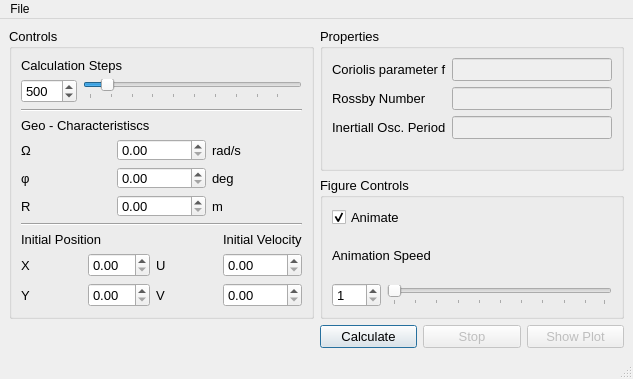
<?xml version="1.0" encoding="UTF-8"?>
<ui version="4.0">
 <class>MainWindow</class>
 <widget class="QMainWindow" name="MainWindow">
  <property name="geometry">
   <rect>
    <x>0</x>
    <y>0</y>
    <width>633</width>
    <height>379</height>
   </rect>
  </property>
  <property name="minimumSize">
   <size>
    <width>633</width>
    <height>379</height>
   </size>
  </property>
  <property name="windowTitle">
   <string>Coriolis Trajectory</string>
  </property>
  <widget class="QWidget" name="centralwidget">
   <property name="font">
    <font>
     <pointsize>10</pointsize>
    </font>
   </property>
   <property name="locale">
    <locale language="English" country="UnitedStates"/>
   </property>
   <layout class="QGridLayout" name="gridLayout_4">
    <item row="0" column="0" rowspan="2">
     <widget class="QGroupBox" name="controls">
      <property name="title">
       <string>Controls</string>
      </property>
      <layout class="QVBoxLayout" name="verticalLayout">
       <item>
        <layout class="QFormLayout" name="formLayout_3">
         <item row="0" column="0" colspan="2">
          <widget class="QLabel" name="label">
           <property name="statusTip">
            <string>Select the number of calculation steps.</string>
           </property>
           <property name="text">
            <string>Calculation Steps</string>
           </property>
          </widget>
         </item>
         <item row="1" column="0">
          <widget class="QSpinBox" name="stepSpin">
           <property name="statusTip">
            <string>Select the number of calculation steps.</string>
           </property>
           <property name="minimum">
            <number>100</number>
           </property>
           <property name="maximum">
            <number>5000</number>
           </property>
           <property name="value">
            <number>500</number>
           </property>
          </widget>
         </item>
         <item row="1" column="1">
          <widget class="QSlider" name="stepSlide">
           <property name="statusTip">
            <string>Select the number of calculation steps.</string>
           </property>
           <property name="minimum">
            <number>100</number>
           </property>
           <property name="maximum">
            <number>5000</number>
           </property>
           <property name="singleStep">
            <number>10</number>
           </property>
           <property name="pageStep">
            <number>100</number>
           </property>
           <property name="value">
            <number>500</number>
           </property>
           <property name="orientation">
            <enum>Qt::Horizontal</enum>
           </property>
           <property name="tickPosition">
            <enum>QSlider::TicksBelow</enum>
           </property>
           <property name="tickInterval">
            <number>500</number>
           </property>
          </widget>
         </item>
        </layout>
       </item>
       <item>
        <widget class="Line" name="line">
         <property name="orientation">
          <enum>Qt::Horizontal</enum>
         </property>
        </widget>
       </item>
       <item>
        <layout class="QGridLayout" name="gridLayout">
         <item row="2" column="2">
          <widget class="QLabel" name="label_5">
           <property name="text">
            <string>deg</string>
           </property>
          </widget>
         </item>
         <item row="1" column="2">
          <widget class="QLabel" name="label_4">
           <property name="text">
            <string>rad/s</string>
           </property>
          </widget>
         </item>
         <item row="2" column="0">
          <widget class="QLabel" name="label_6">
           <property name="text">
            <string>φ</string>
           </property>
          </widget>
         </item>
         <item row="3" column="0">
          <widget class="QLabel" name="label_8">
           <property name="text">
            <string>R</string>
           </property>
          </widget>
         </item>
         <item row="1" column="0">
          <widget class="QLabel" name="label_3">
           <property name="text">
            <string>Ω</string>
           </property>
          </widget>
         </item>
         <item row="3" column="1">
          <widget class="QDoubleSpinBox" name="radiusSpin"/>
         </item>
         <item row="0" column="0" colspan="2">
          <widget class="QLabel" name="label_2">
           <property name="text">
            <string>Geo - Characteristiscs</string>
           </property>
          </widget>
         </item>
         <item row="3" column="2">
          <widget class="QLabel" name="label_7">
           <property name="text">
            <string>m</string>
           </property>
          </widget>
         </item>
         <item row="1" column="1">
          <widget class="QDoubleSpinBox" name="omegaSpin">
           <property name="singleStep">
            <double>1.000000000000000</double>
           </property>
          </widget>
         </item>
         <item row="2" column="1">
          <widget class="QDoubleSpinBox" name="phiSpin"/>
         </item>
        </layout>
       </item>
       <item>
        <widget class="Line" name="line_2">
         <property name="orientation">
          <enum>Qt::Horizontal</enum>
         </property>
        </widget>
       </item>
       <item>
        <layout class="QGridLayout" name="gridLayout_2">
         <item row="0" column="0" colspan="2">
          <widget class="QLabel" name="label_9">
           <property name="text">
            <string>Initial Position</string>
           </property>
          </widget>
         </item>
         <item row="0" column="3">
          <widget class="QLabel" name="label_13">
           <property name="text">
            <string>Initial Velocity</string>
           </property>
          </widget>
         </item>
         <item row="1" column="0">
          <widget class="QLabel" name="label_10">
           <property name="text">
            <string>X</string>
           </property>
          </widget>
         </item>
         <item row="1" column="1">
          <widget class="QDoubleSpinBox" name="xSpin"/>
         </item>
         <item row="1" column="2">
          <widget class="QLabel" name="label_14">
           <property name="text">
            <string>U</string>
           </property>
          </widget>
         </item>
         <item row="1" column="3">
          <widget class="QDoubleSpinBox" name="uSpin"/>
         </item>
         <item row="2" column="0">
          <widget class="QLabel" name="label_11">
           <property name="text">
            <string>Y</string>
           </property>
          </widget>
         </item>
         <item row="2" column="1">
          <widget class="QDoubleSpinBox" name="ySpin"/>
         </item>
         <item row="2" column="2">
          <widget class="QLabel" name="label_12">
           <property name="text">
            <string>V</string>
           </property>
          </widget>
         </item>
         <item row="2" column="3">
          <widget class="QDoubleSpinBox" name="vSpin"/>
         </item>
        </layout>
       </item>
      </layout>
     </widget>
    </item>
    <item row="0" column="1">
     <widget class="QGroupBox" name="properties">
      <property name="title">
       <string>Properties</string>
      </property>
      <layout class="QFormLayout" name="formLayout">
       <item row="0" column="0">
        <widget class="QLabel" name="label_15">
         <property name="text">
          <string>Coriolis parameter f</string>
         </property>
        </widget>
       </item>
       <item row="0" column="1">
        <widget class="QLineEdit" name="fEdit">
         <property name="enabled">
          <bool>false</bool>
         </property>
         <property name="cursor">
          <cursorShape>ArrowCursor</cursorShape>
         </property>
         <property name="readOnly">
          <bool>true</bool>
         </property>
        </widget>
       </item>
       <item row="1" column="0">
        <widget class="QLabel" name="label_18">
         <property name="text">
          <string>Rossby Number</string>
         </property>
        </widget>
       </item>
       <item row="1" column="1">
        <widget class="QLineEdit" name="rossbyEdit">
         <property name="enabled">
          <bool>false</bool>
         </property>
        </widget>
       </item>
       <item row="2" column="0">
        <widget class="QLabel" name="label_19">
         <property name="text">
          <string>Inertiall Osc. Period</string>
         </property>
        </widget>
       </item>
       <item row="2" column="1">
        <widget class="QLineEdit" name="tEdit">
         <property name="enabled">
          <bool>false</bool>
         </property>
        </widget>
       </item>
      </layout>
     </widget>
    </item>
    <item row="1" column="1">
     <widget class="QGroupBox" name="figure">
      <property name="title">
       <string>Figure Controls</string>
      </property>
      <layout class="QGridLayout" name="gridLayout_3">
       <item row="1" column="0" colspan="2">
        <widget class="QLabel" name="label_20">
         <property name="text">
          <string>Animation Speed</string>
         </property>
        </widget>
       </item>
       <item row="3" column="0">
        <widget class="QSpinBox" name="speedSpin">
         <property name="statusTip">
          <string>Lower value for faster animation.</string>
         </property>
         <property name="minimum">
          <number>1</number>
         </property>
         <property name="maximum">
          <number>100</number>
         </property>
        </widget>
       </item>
       <item row="0" column="0" colspan="2">
        <widget class="QCheckBox" name="animateChk">
         <property name="text">
          <string>Animate</string>
         </property>
         <property name="checked">
          <bool>true</bool>
         </property>
        </widget>
       </item>
       <item row="3" column="1">
        <widget class="QSlider" name="speedSlide">
         <property name="statusTip">
          <string>Lower value for faster animation.</string>
         </property>
         <property name="minimum">
          <number>1</number>
         </property>
         <property name="maximum">
          <number>100</number>
         </property>
         <property name="orientation">
          <enum>Qt::Horizontal</enum>
         </property>
         <property name="tickPosition">
          <enum>QSlider::TicksBelow</enum>
         </property>
         <property name="tickInterval">
          <number>10</number>
         </property>
        </widget>
       </item>
      </layout>
     </widget>
    </item>
    <item row="2" column="1">
     <layout class="QHBoxLayout" name="buttons">
      <item>
       <widget class="QPushButton" name="calculateBtn">
        <property name="statusTip">
         <string>Calculate the coriolis trajectory.</string>
        </property>
        <property name="text">
         <string>Calculate</string>
        </property>
        <property name="autoDefault">
         <bool>true</bool>
        </property>
        <property name="default">
         <bool>true</bool>
        </property>
       </widget>
      </item>
      <item>
       <widget class="QPushButton" name="stopBtn">
        <property name="enabled">
         <bool>false</bool>
        </property>
        <property name="statusTip">
         <string>Stop calculations.</string>
        </property>
        <property name="text">
         <string>Stop</string>
        </property>
       </widget>
      </item>
      <item>
       <widget class="QPushButton" name="showBtn">
        <property name="enabled">
         <bool>false</bool>
        </property>
        <property name="statusTip">
         <string>Show the last calculated trajectory.</string>
        </property>
        <property name="text">
         <string>Show Plot</string>
        </property>
        <property name="flat">
         <bool>false</bool>
        </property>
       </widget>
      </item>
     </layout>
    </item>
   </layout>
  </widget>
  <widget class="QMenuBar" name="menubar">
   <property name="geometry">
    <rect>
     <x>0</x>
     <y>0</y>
     <width>633</width>
     <height>21</height>
    </rect>
   </property>
   <widget class="QMenu" name="menuFile">
    <property name="title">
     <string>File</string>
    </property>
    <addaction name="actionAbout"/>
    <addaction name="separator"/>
    <addaction name="action_Exit"/>
   </widget>
   <addaction name="menuFile"/>
  </widget>
  <widget class="QStatusBar" name="statusBar"/>
  <action name="actionAbout">
   <property name="text">
    <string>About</string>
   </property>
  </action>
  <action name="action_Exit">
   <property name="text">
    <string>Exit</string>
   </property>
  </action>
 </widget>
 <resources/>
 <connections>
  <connection>
   <sender>stepSpin</sender>
   <signal>valueChanged(int)</signal>
   <receiver>stepSlide</receiver>
   <slot>setValue(int)</slot>
   <hints>
    <hint type="sourcelabel">
     <x>39</x>
     <y>89</y>
    </hint>
    <hint type="destinationlabel">
     <x>184</x>
     <y>89</y>
    </hint>
   </hints>
  </connection>
  <connection>
   <sender>stepSlide</sender>
   <signal>valueChanged(int)</signal>
   <receiver>stepSpin</receiver>
   <slot>setValue(int)</slot>
   <hints>
    <hint type="sourcelabel">
     <x>184</x>
     <y>89</y>
    </hint>
    <hint type="destinationlabel">
     <x>39</x>
     <y>89</y>
    </hint>
   </hints>
  </connection>
  <connection>
   <sender>speedSpin</sender>
   <signal>valueChanged(int)</signal>
   <receiver>speedSlide</receiver>
   <slot>setValue(int)</slot>
   <hints>
    <hint type="sourcelabel">
     <x>349</x>
     <y>296</y>
    </hint>
    <hint type="destinationlabel">
     <x>494</x>
     <y>296</y>
    </hint>
   </hints>
  </connection>
  <connection>
   <sender>speedSlide</sender>
   <signal>valueChanged(int)</signal>
   <receiver>speedSpin</receiver>
   <slot>setValue(int)</slot>
   <hints>
    <hint type="sourcelabel">
     <x>494</x>
     <y>296</y>
    </hint>
    <hint type="destinationlabel">
     <x>349</x>
     <y>296</y>
    </hint>
   </hints>
  </connection>
 </connections>
 <designerdata>
  <property name="gridDeltaX">
   <number>10</number>
  </property>
  <property name="gridDeltaY">
   <number>10</number>
  </property>
  <property name="gridSnapX">
   <bool>true</bool>
  </property>
  <property name="gridSnapY">
   <bool>true</bool>
  </property>
  <property name="gridVisible">
   <bool>true</bool>
  </property>
 </designerdata>
</ui>
